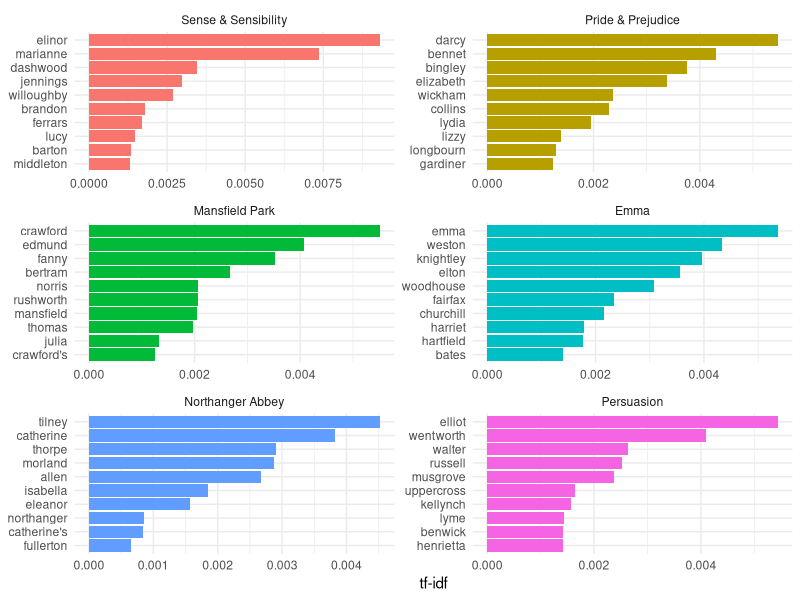

This chart was generated by the following R code:
## ---- chunk 1
library(dplyr) # Funktionen für Datenmanipulation und -transformation
library(janeaustenr) # Jane Austen Corpus
library(tidytext) # Funktionen für Textanalysen
library(ggplot2) # Funktionen zur Datenvisualisierung
## ---- chunk 2
book_words <- austen_books() |> # 1. Corpus wird geladen
  unnest_tokens(word, text) |> # 2. Wörter (tokens) werden je Roman extrahiert
  count(book, word, sort = TRUE) # 3. Wörter je Roman zählen und sortieren

# Gesamtzahl Wörter je Buch
total_words <- book_words |>
  group_by(book) |>
  summarize(total = sum(n))
total_words |>
  arrange(desc(total))
## ---- chunk 3
# zum Datensatz book_words hinzufügen
book_words <- left_join(book_words, total_words, by = "book")

book_words
## ---- chunk 4
book_words <- book_words |>
  bind_tf_idf(word, book, n) |>
  arrange(desc(tf_idf)) # Sortierung nach Tf-idf-Maß absteigend
book_words
## ---- chunk 5
#| fig-height: 10
#| fig-width: 9
#| fig-dpi: 150
book_words |>
  mutate(word = factor(word, levels = rev(unique(word)))) |>
  group_by(book) |>
  slice_max(tf_idf, n = 10) |>
  ungroup() |>
  ggplot(aes(word, tf_idf, fill = book)) +
  geom_col(show.legend = FALSE) +
  labs(x = NULL, y = "tf-idf") +
  facet_wrap(~book, ncol = 2, scales = "free") +
  coord_flip() +
  theme_minimal()
